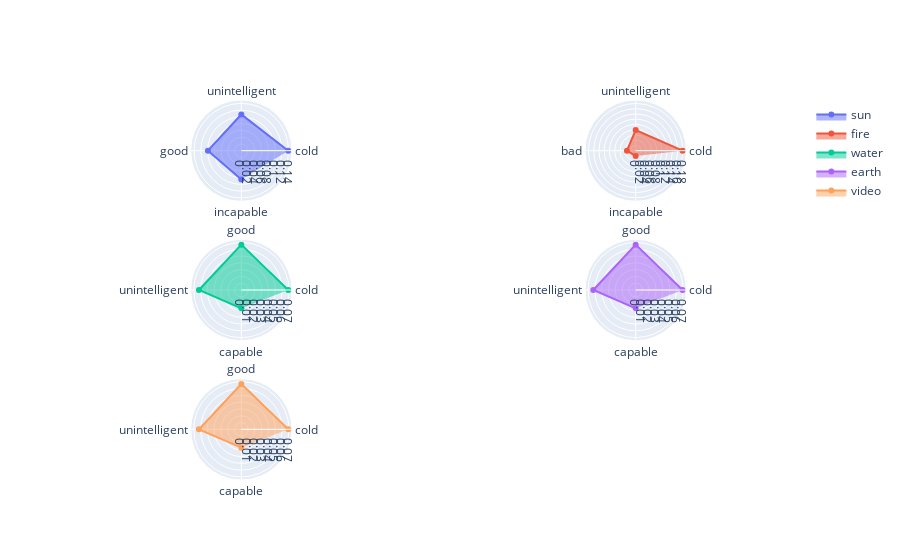

This figure's notebook cell:
### Code cell
plot_word_polarity_polar_fig([word, word1, word2, word3, word4],[polarity_base_change, polarity_base_change1, polarity_base_change2, polarity_base_change4, polarity_base_change4])

### Figure 1 — Plotly figure (JSON) as saved in the notebook; plotly's stock layout.template omitted (floating-point values rounded to 4 significant figures)
{"data": [{"fill": "toself", "name": "sun", "r": [0.1389, 0.1072, 0.09895, 0.08515], "subplot": "polar", "theta": ["cold", "unintelligent", "good", "incapable"], "type": "scatterpolar"}, {"fill": "toself", "name": "fire", "r": [0.1789, 0.07837, 0.03338, 0.02047], "subplot": "polar2", "theta": ["cold", "unintelligent", "bad", "incapable"], "type": "scatterpolar"}, {"fill": "toself", "name": "water", "r": [0.06896, 0.06669, 0.06231, 0.02693], "subplot": "polar3", "theta": ["cold", "good", "unintelligent", "capable"], "type": "scatterpolar"}, {"fill": "toself", "name": "earth", "r": [0.06896, 0.06669, 0.06231, 0.02693], "subplot": "polar4", "theta": ["cold", "good", "unintelligent", "capable"], "type": "scatterpolar"}, {"fill": "toself", "name": "video", "r": [0.06896, 0.06669, 0.06231, 0.02693], "subplot": "polar5", "theta": ["cold", "good", "unintelligent", "capable"], "type": "scatterpolar"}], "layout": {"polar": {"domain": {"x": [0, 0.45], "y": [0.7333, 1]}}, "polar2": {"domain": {"x": [0.55, 1], "y": [0.7333, 1]}}, "polar3": {"domain": {"x": [0, 0.45], "y": [0.3667, 0.6333]}}, "polar4": {"domain": {"x": [0.55, 1], "y": [0.3667, 0.6333]}}, "polar5": {"domain": {"x": [0, 0.45], "y": [0, 0.2667]}}, "polar6": {"domain": {"x": [0.55, 1], "y": [0, 0.2667]}}}}
